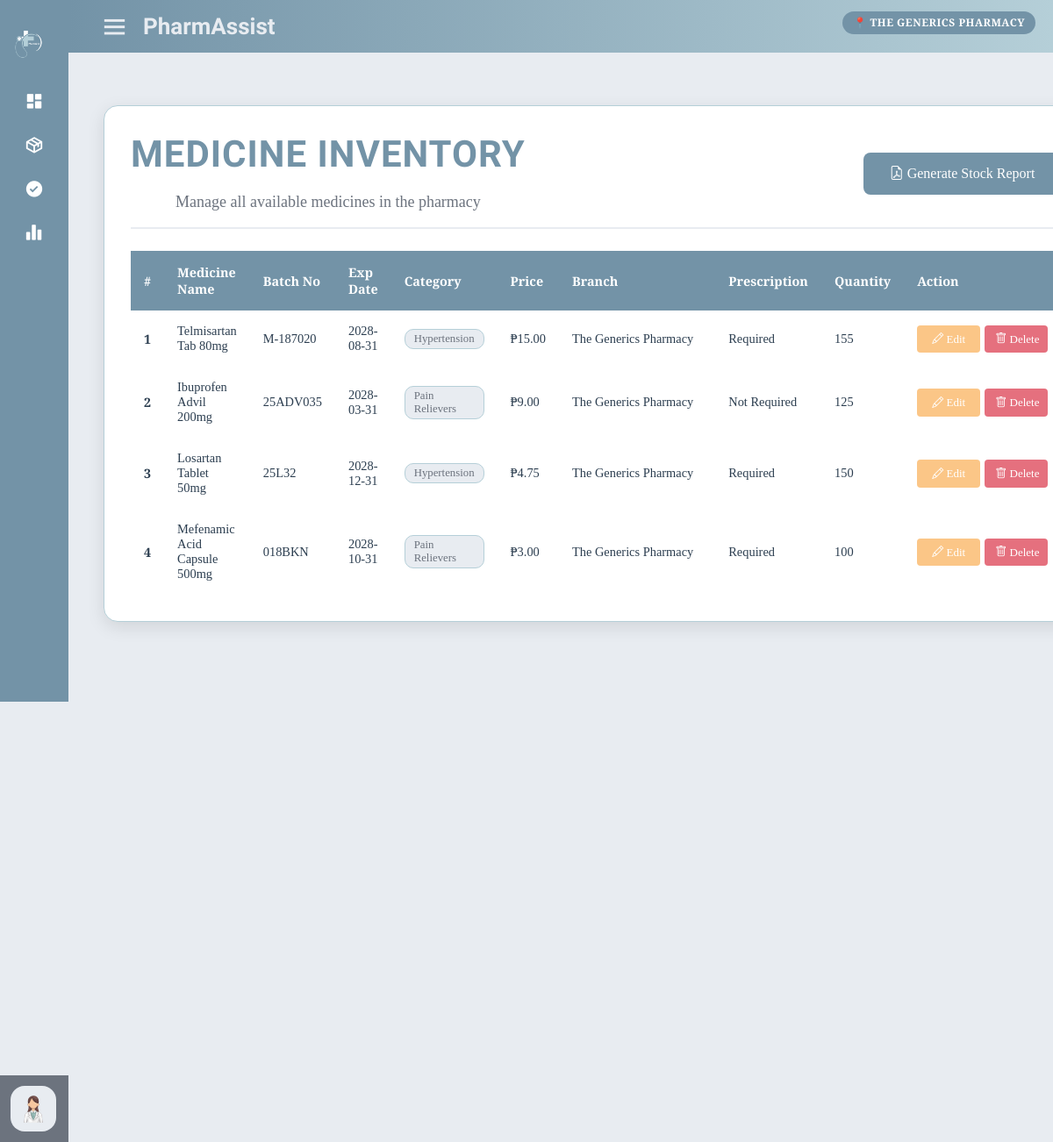
Screenshot of /med_inventory.php (signed in) with the database file from the repository.
### tables this page shows
CREATE TABLE `branches` (
  `branch_id` int(11) NOT NULL,
  `branch_name` varchar(100) NOT NULL,
  `branch_address` varchar(255) NOT NULL,
  `access_id` int(11) DEFAULT NULL
);

CREATE TABLE `medicine` (
  `medicine_id` int(11) NOT NULL,
  `medicine_name` varchar(100) NOT NULL,
  `batch_no` varchar(50) DEFAULT NULL,
  `category` varchar(100) NOT NULL,
  `price` decimal(10,2) NOT NULL,
  `branch` varchar(100) NOT NULL,
  `prescription_required` enum('yes','no') NOT NULL,
  `quantity` int(11) NOT NULL DEFAULT 0,
  `expiration_date` date DEFAULT NULL,
  `image_path` varchar(255) DEFAULT NULL,
  `created_at` timestamp NOT NULL DEFAULT current_timestamp(),
  `branch_id` int(11) DEFAULT 1
);

### check_role.php (called while the page is built, shortened)
<?php
function getUserInfo($user_id) {
    global $conn;
    $query = "SELECT * FROM users WHERE user_id = ?";
    $stmt = $conn->prepare($query);
    $stmt->bind_param("i", $user_id);
    $stmt->execute();
    $result = $stmt->get_result();
    $userInfo = $result->fetch_assoc();
    return $userInfo;
}
?>

### med_inventory.php (the view, shortened to what this page needs)
<?php
include 'config/connection.php';
require_once 'check_role.php';
include 'admin_sidebar.php';
$userInfo = getUserInfo($_SESSION['id']);
$branch_id = $userInfo['branch_id'] ?? null;
$branch_stmt = $conn->prepare("SELECT branch_name FROM branches WHERE branch_id = ?");
$branch_stmt->bind_param("i", $branch_id);
$branch_stmt->execute();
$branch_result = $branch_stmt->get_result()->fetch_assoc();
$branch_name = $branch_result['branch_name'] ?? 'Unknown';
$stmt = $conn->prepare("
    SELECT m.*, b.branch_name
    FROM medicine m
    JOIN branches b ON m.branch_id = b.branch_id
    WHERE m.branch_id = ?
    ORDER BY m.created_at DESC
");
$stmt->bind_param("i", $branch_id);
$stmt->execute();
$medicines = $stmt->get_result();
?>
<!DOCTYPE html>
<html lang="en">
<head>
  <link rel="stylesheet" href="plugins/branches.css?v=2">
  <link rel="stylesheet" href="plugins/admin_sidebar.css?v=2">
  <link rel="stylesheet" href="plugins/footer.css">
  <link rel="stylesheet" href="plugins/carousel.css">
  <link rel="stylesheet" href="dashboard/dashboard.css?v=2">
  <link href='https://unpkg.com/boxicons@2.0.7/css/boxicons.min.css' rel='stylesheet'>
  <link rel="stylesheet" href="https://cdn.jsdelivr.net/npm/bootstrap-icons@1.13.1/font/bootstrap-icons.min.css">
  <link href="https://cdn.jsdelivr.net/npm/bootstrap@5.3.8/dist/css/bootstrap.min.css" rel="stylesheet">
  <link rel="stylesheet" href="https://cdnjs.cloudflare.com/ajax/libs/font-awesome/6.6.0/css/all.min.css"/>
  <link rel="stylesheet" href="dashboard/dashboard.css">
</head>
<body>
  <section class="home-section">
  <div class="home-content">
    <i class='bx bx-menu'></i>
    <span class="text">PharmAssist</span>
    <span class="branch-badge">📍 <?= $branch_name ?></span>
  </div>
  <div class="dashboard-container">
    <div class="dashboard-grid">
      <div>
        <div class="section-container">
          <div class="section-header d-flex justify-content-between align-items-center">
          <div>
        <h2 class="section-title">Medicine Inventory</h2>
        <p class="section-subtitle">Manage all available medicines in the pharmacy</p>
        </div>
      <div>
      <a href="generate_stock_report.php" target="_blank" class="btn btn-primary" style="background-color: #7393A7 !important; border:none; font-weight:500;">
      <i class="bi bi-file-earmark-pdf"></i> Generate Stock Report
    </a>
  </div>
</div>
          <table class="data-table">
            <thead>
              <tr>
                <th>#</th>
                <th>Medicine Name</th>
                <th>Batch No</th>
                <th>Exp Date</th>
                <th>Category</th>
                <th>Price</th>
                <th>Branch</th>
                <th>Prescription</th>
                <th>Quantity</th>
                <th>Action</th>
              </tr>
            </thead>
            <tbody>
              <?php
                $count = 1;
                if($medicines->num_rows > 0):
                    while($row = $medicines->fetch_assoc()):
              ?>
                  <tr>
                    <th scope="row"><?= $count++; ?></th>
                    <td><?= htmlspecialchars($row['medicine_name']); ?></td>
                    <td><?= htmlspecialchars($row['batch_no']); ?></td>
                    <td>
                      <?= $row['expiration_date'] ?>
                    </td>
                    <td><span class="prescription-badge"><?= htmlspecialchars($row['category']); ?></span></td>
                    <td>₱<?= number_format($row['price'], 2); ?></td>
                    <td><span class="branch-inline"><?= htmlspecialchars($row['branch_name']); ?></span></td>
                    <td><?= $row['prescription_required'] == 'yes' ? 'Required' : 'Not Required'; ?></td>
                    <td><?= htmlspecialchars($row['quantity']); ?></td>
                    <td>
                      <div class="action-buttons">
                        <button class="btn btn-warning btn-sm" onclick="openEditModal(<?= htmlspecialchars(json_encode($row)); ?>)">
                          <i class="bi bi-pencil"></i> Edit
                        </button>
                        <button class="btn btn-danger btn-sm" onclick="confirmDelete(<?= $row['medicine_id']; ?>)">
                          <i class="bi bi-trash"></i> Delete
                        </button>
                      </div>
                    </td>
                  </tr>
              <?php
                  endwhile;
                else:
              ?>
                  <tr>
                    <td colspan="8" class="text-center">No medicines available</td>
                  </tr>
              <?php endif; ?>
            </tbody>
          </table>
        </div>
      </div>
    </div>
  </div>
</section>
</body>
</html>

### admin_sidebar.php (shortened to what this page needs)
<?php
$currentRole = isset($_SESSION['role']) ? $_SESSION['role'] : 'customer';
$menuItems = [
    [
        'title' => 'Dashboard',
        'icon' => 'bxs-dashboard',
        'link' => 'staff_dashboard.php',
        'requiredRoles' => ['manager1', 'manager2', 'p_assistant1','p_assistant2', 'p_technician1','p_technician2', 'ceo']
    ],
    [
        'title' => 'Staff Management',
        'icon' => 'bxs-group',
        'link' => 'staff_management.php',
        'requiredRoles' => ['manager1', 'manager2', 'ceo']
    ],
    [
        'title' => 'Inventory',
        'icon' => 'bx-package',
        'link' => 'med_inventory.php',
        'requiredRoles' => ['manager1', 'manager2', 'p_assistant1','p_assistant2', 'p_technician1','p_technician2', 'ceo']
    ],
    [
        'title' => 'Reservation Requests',
        'icon' => 'bxs-cart-alt',
        'link' => 'transaction_action.php',
        'requiredRoles' => ['manager1', 'manager2', 'p_technician1','p_technician2', 'ceo']
    ],
    [
        'title' => 'Reservation Status',
        'icon' => 'bxs-check-circle',
        'link' => 'transaction_status.php',
        'requiredRoles' => ['manager1', 'manager2', 'p_assistant1','p_assistant2', 'ceo']
    ],
    [
        'title' => 'Messages',
        'icon' => 'bx-message-dots',
        'link' => 'admin_messages.php',
        'requiredRoles' => ['manager1', 'manager2', 'ceo']
    ],
    [
        'title' => 'Summary Reports',
        'icon' => 'bxs-bar-chart-alt-2',
        'link' => 'transaction_summary.php',
        'requiredRoles' => ['manager1', 'manager2', 'p_assistant1','p_assistant2', 'ceo']
    ]
];
$visibleMenuItems = array_filter($menuItems, function($item) use ($currentRole) {
    return in_array($currentRole, $item['requiredRoles']);
});
?>
<link href='https://unpkg.com/boxicons@2.1.4/css/boxicons.min.css' rel='stylesheet'>
<link rel="stylesheet" href="plugins/admin_sidebar.css?v=4">
<div class="sidebar close">
  <div class="logo-details">
    <img src="website_icon/websidebar.png" alt="PharmAssist Logo">
  </div>
  <ul class="nav-links">
    <?php foreach ($visibleMenuItems as $item): ?>
    <li>
      <a href="<?php echo $item['link']; ?>">
        <i class='bx <?php echo $item['icon']; ?>'></i>
      </a>
    </li>
    <?php endforeach; ?>
    <li>
      <div class="profile-details">
        <div class="profile-content">
          <img src="img/admin.png" alt="profileImg">
        </div>
      </div>
    </li>
  </ul>
</div>

### dashboard/dashboard.css (style rules this page uses)
* { box-sizing: border-box; margin: 0; padding: 0; }
body { background-color: #E8ECF1; font-family: "Bricolage Grotesque", sans-serif; color: #2c3e50; overflow-x: hidden; }
.sidebar { position: fixed; top: 0; left: 0; height: 100vh; width: 250px; background: #7393A7; z-index: 100; transition: all 0.4s ease; }
.sidebar.close { width: 78px; }
.home-section .home-content { height: 60px; display: flex; align-items: center; background: linear-gradient(to right, #7393A7, #B5CFD8); padding: 0 20px; position: fixed; top: 0; left: 250px; width: calc(100% - 250px); transition: all 0.4s ease; z-index: 90; }
.sidebar.close ~ .home-section .home-content { left: 78px; width: calc(100% - 78px); }
.home-section { position: relative; background: #E8ECF1; min-height: 100vh; left: 250px; width: calc(100% - 250px); transition: all 0.5s ease; padding: 100px 40px 40px 40px; }
.sidebar.close ~ .home-section { left: 78px; width: calc(100% - 78px); }
.dashboard-container { width: 100%; margin: 0; }
.dashboard-grid { display: grid; grid-template-columns: 1fr 1fr; gap: 30px; }
.section-container { background: white; border-radius: 16px; box-shadow: 0 6px 20px rgba(0, 0, 0, 0.1); border: 1px solid #b5cfd8; padding: 30px; }
.section-header { margin-bottom: 25px; padding-bottom: 15px; border-bottom: 2px solid #e8ecf1; }
.section-title { font-family: "Tinos", serif; font-weight: 700; font-size: 1.8rem; margin-bottom: 8px; color: #6C737E; }
.section-subtitle { font-size: 0.95rem; color: #6c737e; text-align: center; }
.data-table { width: 100%; border-collapse: separate; border-spacing: 0; margin-top: 20px; }
.data-table thead { background-color: #7393a7; color: white; }
.data-table th, .data-table td { padding: 15px; text-align: left; font-size: 0.9rem; }
.prescription-badge { padding: 3px 10px; border-radius: 10px; font-size: 0.8rem; background-color: #e8ecf1; color: #6c737e; border: 1px solid #b5cfd8; display: inline-block; }
.branch-inline { display: inline-block; margin-right: 10px; white-space: nowrap; font-size: 0.9rem; color: #2c3e50; }
.btn-primary { background-color: #7393A7; color: white; border: 2px solid #7393a7; padding: 12px 30px; border-radius: 8px; cursor: pointer; width: 100%; font-size: 1rem; font-weight: 600; transition: background-color 0.3s, border-color 0.3s; }
.btn-primary { background-color: #7393A7; border: none; transition: 0.2s ease-in-out; }

### med_inventory.php (style rules this page uses)
body { font-family: 'Tinos', serif; background-color: #E8ECF1; margin: 0; }
.home-content, .text, .section-title { color: white; font-size: 18px; font-weight: 600; font-family: 'Bricolage Grotesque', sans-serif; }
.action-buttons { display: flex; gap: 5px; align-items: center; justify-content: center; }
.action-buttons .btn { flex: 1; min-width: 70px; padding: 6px 12px !important; font-size: 13px !important; white-space: nowrap; }
.action-buttons .btn-warning { background-color: #FBC687 !important; border: none !important; color: white !important; }
.action-buttons .btn-danger { background-color: #E5707E !important; border: none !important; color: white !important; }
.branch-badge { background: #7393A7; color: white; padding: 4px 12px; border-radius: 20px; font-size: 12px; font-weight: 600; margin-left: auto; }

### rows the page displays
branches: branch_name "THE GENERICS PHARMACY"
medicine: medicine_name "Telmisartan Tab 80mg", batch_no "M-187020", expiration_date "2028-08-31", category "Hypertension", price "15.00", branch.branch_name "The Generics Pharmacy", prescription_required "Required", quantity "155"
medicine: medicine_name "Ibuprofen Advil 200mg", batch_no "25ADV035", expiration_date "2028-03-31", category "Pain Relievers", price "9.00", branch.branch_name "The Generics Pharmacy", prescription_required "Not Required", quantity "125"
medicine: medicine_name "Losartan Tablet 50mg", batch_no "25L32", expiration_date "2028-12-31", category "Hypertension", price "4.75", branch.branch_name "The Generics Pharmacy", prescription_required "Required", quantity "150"
medicine: medicine_name "Mefenamic Acid Capsule 500mg", batch_no "018BKN", expiration_date "2028-10-31", category "Pain Relievers", price "3.00", branch.branch_name "The Generics Pharmacy", prescription_required "Required", quantity "100"
